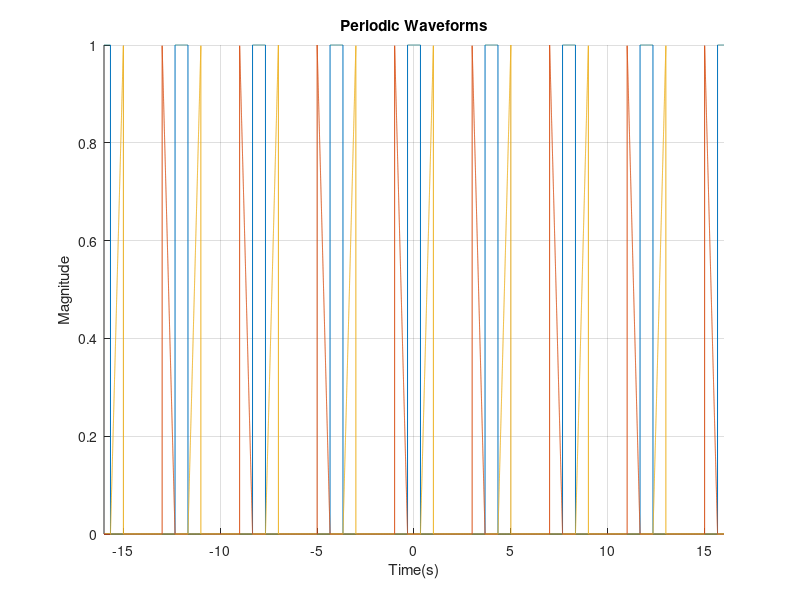

Write the MATLAB code that produced this figure.
%% We use 0.001(s) steps for this plot   
t=-16:0.001:16;
d=-16:4:16;
y1=pulstran(t,d,'rectpuls',2/3);
y2=pulstran(t+2/3,d,'tripuls',2/3,-1);
y3=pulstran(t-2/3,d,'tripuls',2/3,1);
hold on
plot(t,y1);
plot(t,y2);
plot(t,y3);
title('Periodic Waveforms');
xlabel('Time(s)');
ylabel('Magnitude');
axis ([-16 16 0 1]);
grid on;